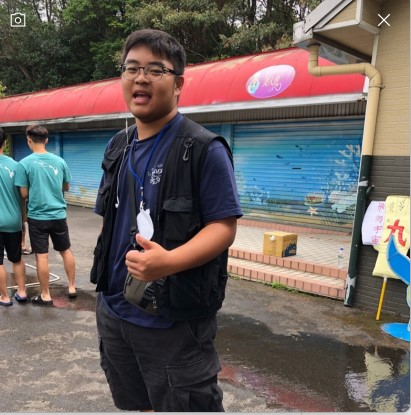
#> input picture Photo/dec.jpg, 411 x 415 px, found by its file name
$ python DetectFake.py
#> lines starting #> are read from the running program, lines starting #| are printed output that depends on the picture
import os
import multiprocessing
from concurrent.futures import ProcessPoolExecutor
import time
import cv2
import numpy as np
from tqdm import tqdm
from functools import partial
from scipy.stats import chisquare
import numpy as np
from scipy.fftpack import dct
from queue import Queue
import ctypes
import pdb

def timeViewer(func):
    def inner(*args, **kwargs):
        start = time.time()
        result = func(*args, **kwargs)
        end = time.time()
        print("Function '{}' took {:.3f} seconds".format(func.__name__, end - start))
        return result
    return inner

# [89 lines left out: functions OpenCVDCT, oldDCT, genrateDCTmask, dotMask, MutiDCT, not called in this run]


def dct2(a):
    return dct(dct(a.T, norm='ortho').T, norm='ortho')


@timeViewer
def oldSingleTransform(img):
    # 初始化圖片的首位字典
    manager = multiprocessing.Manager()
    dict = manager.dict({str(i): 0 for i in range(1, 10)})

    # 初始化 Benford's Law 的標準字典
    BenfordsDict = {str(i): np.log10((i+1)/i)  for i in range(1, 10)}

    # 設定區塊大小
    N = 8

    # 將圖片分成可以被 8x8 整除的尺寸
    h, w = img.shape
    hPara = h // N
    wPara = w // N
    img = cv2.resize(img, (wPara*N, hPara*N))


    # 將圖片分成 8x8 的區塊
    blocks = [np.float32(img[i:i+N, j:j+N]-128) for i in range(0, img.shape[0], N) for j in range(0, img.shape[1], N)]

    # 算 DCT 並紀錄首位數字
    times = len(blocks)
    progress = tqdm(total=times)
    for block in blocks:
        oldDCT(block*1000, dict, N)
        progress.update(1)

    # 計算結果
    result = 0
    SumValue = img.shape[0] * img.shape[1]
    # print("Single Dict:")
    # print(dict)
    # print("Single SumValue: "+ str(SumValue))
    for key in dict:
        dict[key] /= SumValue
        result += abs(BenfordsDict[key] - dict[key]) * (1 / BenfordsDict[key])

    return result


# [128 lines left out: functions OpenCVSingleTransform, SingleTransform, MultiTransform, not called in this run]


if __name__ == '__main__':

    image = cv2.imread(r"D:\dec.jpg", cv2.IMREAD_GRAYSCALE)
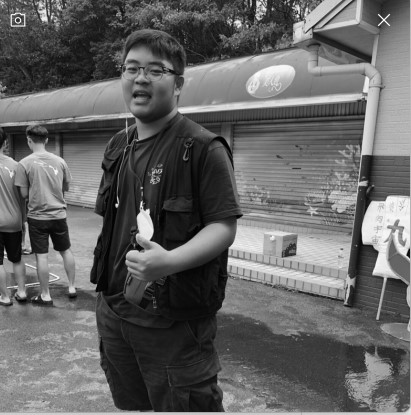
#> image: shape (415, 411); min 0, max 255, mean 100.2
    image = cv2.resize(image, (512, 512), interpolation=cv2.INTER_NEAREST)
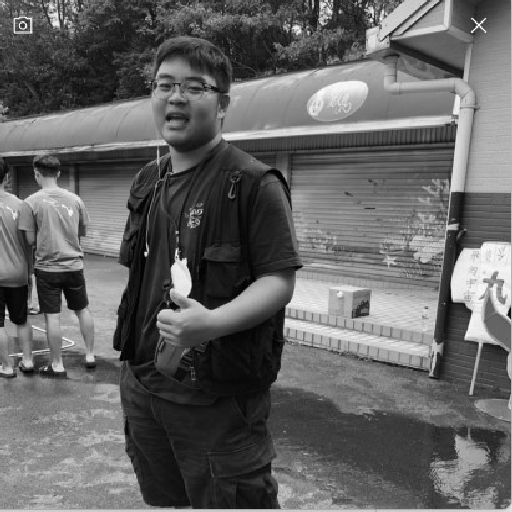
#> image: shape (512, 512); min 0, max 255, mean 100.1

    resultO = oldSingleTransform(image)
#> (the program exits here)
